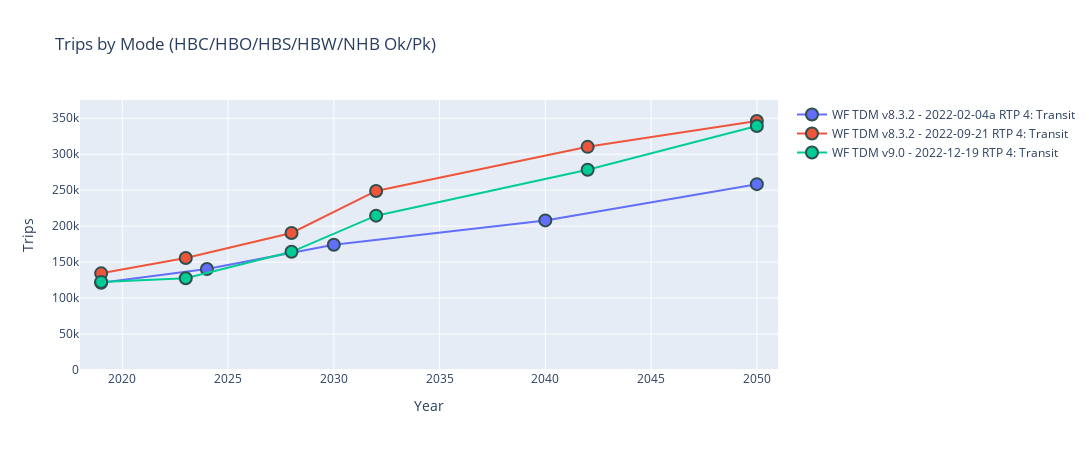
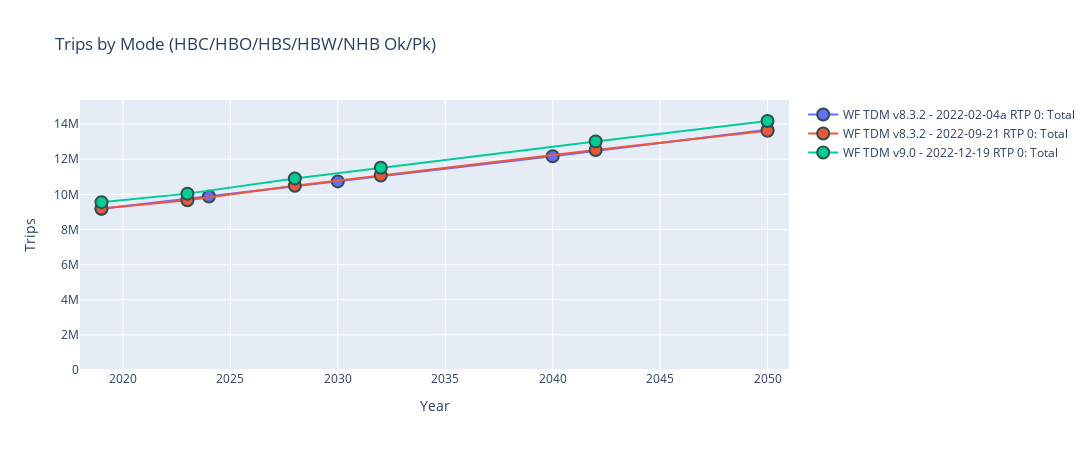
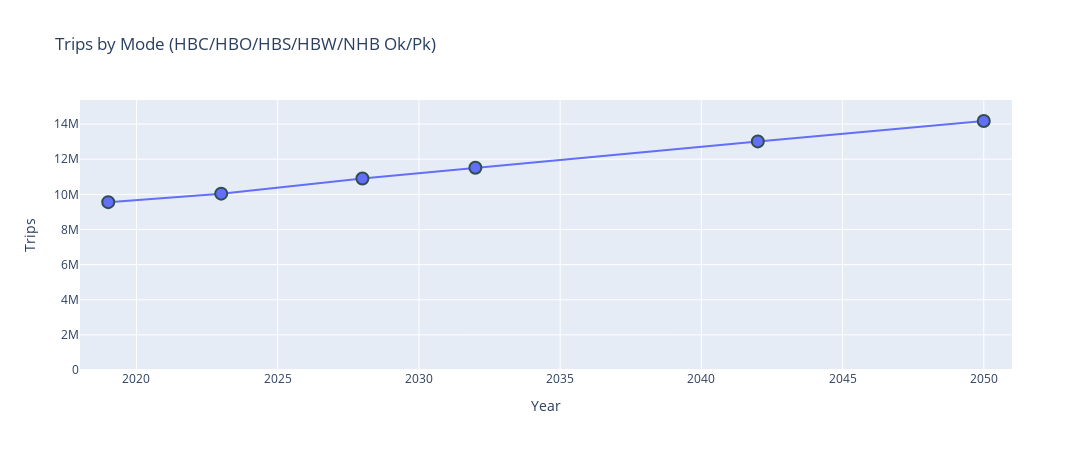
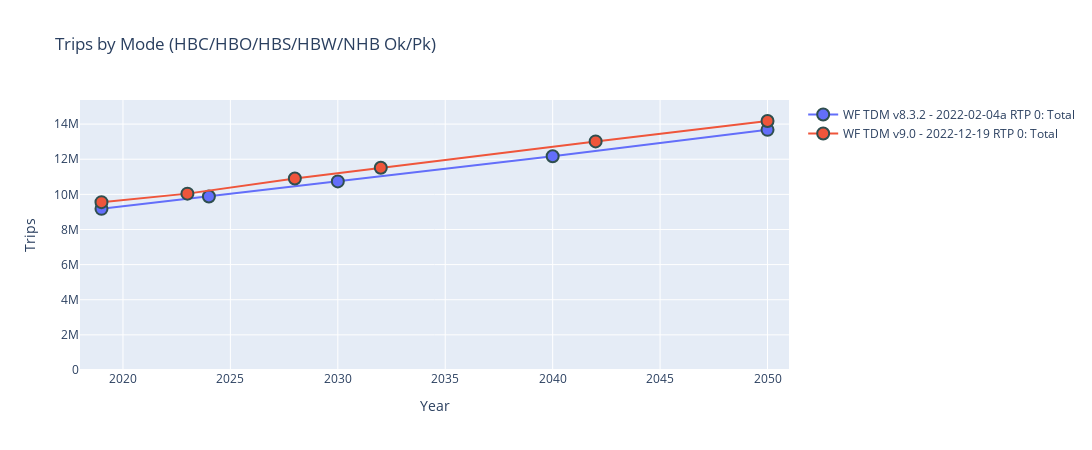

These figures' notebook cell, in order:
### Code cell
# MAKE INTERACTIVE CHART
py.offline.init_notebook_mode(connected=True)

lstTdmVersionWithDate = dfTransitSummaryPlotData['tdmVersionWithDate'].unique().tolist()
lstScenarioGroups     = dfTransitSummaryPlotData['scenarioGroup'     ].unique().tolist()
lstModes              = dfTransitSummaryPlotData['modeGroup'         ].unique().tolist()
lstTripPurp           = dfTransitSummaryPlotData['TRIPPURP'          ].unique().tolist()
lstPeriod             = dfTransitSummaryPlotData['PERIOD'            ].unique().tolist()

# remove include in all list
lstScenarioGroups = [i for i in lstScenarioGroups if i not in lstIncludeInAll] 

selectTdmVersionsWithDate = widgets.SelectMultiple(options=lstTdmVersionWithDate, value=(lstTdmVersionWithDate), description='TDM Version'   )
selectScenarioGroups      = widgets.SelectMultiple(options=lstScenarioGroups    , value=('RTP',               ), description='Scenario Group')
selectModes               = widgets.SelectMultiple(options=lstModes             , value=('4: Transit',        ), description='Mode Group'    )
selectTripPurps           = widgets.SelectMultiple(options=lstTripPurp          , value=(lstTripPurp          ), description='Purpose'       )
selectPeriods             = widgets.SelectMultiple(options=lstPeriod            , value=(lstPeriod            ), description='Periods'       )

#custom extents
#xmin = widgets.Text(value='0'  , description='X Min')
#xmax = widgets.Text(value='160' , description='X Max')
#ymin = widgets.Text(value='0'  , description='Y Min')
#ymax = widgets.Text(value='.10', description='Y Max')

widgets.interactive(update_plot, tdmVersionsWithDate=selectTdmVersionsWithDate, scenarioGroups=selectScenarioGroups, modeGroups=selectModes, trippurps=selectTripPurps , periods=selectPeriods)

#ADD RAW OBSERVED CURVES

### Figure 1 — Plotly figure (JSON) as saved in the notebook; plotly's stock layout.template omitted (floating-point values rounded to 4 significant figures)
{"data": [{"marker": {"line": {"color": "DarkSlateGrey", "width": 2}, "size": 12}, "mode": "markers+lines", "name": "WF TDM v8.3.2 - 2022-02-04a RTP 4: Transit", "type": "scatter", "x": [2019, 2024, 2030, 2040, 2050], "y": [121321, 140408, 174053, 207976, 258408]}, {"marker": {"line": {"color": "DarkSlateGrey", "width": 2}, "size": 12}, "mode": "markers+lines", "name": "WF TDM v8.3.2 - 2022-09-21 RTP 4: Transit", "type": "scatter", "x": [2019, 2023, 2028, 2032, 2042, 2050], "y": [134370, 155741, 190569, 248930, 310261, 346188]}, {"marker": {"line": {"color": "DarkSlateGrey", "width": 2}, "size": 12}, "mode": "markers+lines", "name": "WF TDM v9.0 - 2022-12-19 RTP 4: Transit", "type": "scatter", "x": [2019, 2023, 2028, 2032, 2042, 2050], "y": [122503, 127540, 164321, 214591, 278318, 339257]}], "layout": {"height": 450, "title": {"text": "Trips by Mode (HBC/HBO/HBS/HBW/NHB Ok/Pk)"}, "width": 1200, "xaxis": {"range": [2018, 2051], "title": {"text": "Year"}}, "yaxis": {"rangemode": "tozero", "title": {"text": "Trips"}}}}

### Figure 2 — Plotly figure (JSON) as saved in the notebook; plotly's stock layout.template omitted (floating-point values rounded to 4 significant figures)
{"data": [{"marker": {"line": {"color": "DarkSlateGrey", "width": 2}, "size": 12}, "mode": "markers+lines", "name": "WF TDM v8.3.2 - 2022-02-04a RTP 0: Total", "type": "scatter", "x": [2019, 2024, 2030, 2040, 2050], "y": [9174201, 9881306, 10738802, 12173986, 13672308]}, {"marker": {"line": {"color": "DarkSlateGrey", "width": 2}, "size": 12}, "mode": "markers+lines", "name": "WF TDM v8.3.2 - 2022-09-21 RTP 0: Total", "type": "scatter", "x": [2019, 2023, 2028, 2032, 2042, 2050], "y": [9189967, 9662779, 10486770, 11069943, 12523158, 13615645]}, {"marker": {"line": {"color": "DarkSlateGrey", "width": 2}, "size": 12}, "mode": "markers+lines", "name": "WF TDM v9.0 - 2022-12-19 RTP 0: Total", "type": "scatter", "x": [2019, 2023, 2028, 2032, 2042, 2050], "y": [9557675, 10041257, 10901818, 11516640, 13015861, 14176659]}], "layout": {"height": 450, "title": {"text": "Trips by Mode (HBC/HBO/HBS/HBW/NHB Ok/Pk)"}, "width": 1200, "xaxis": {"range": [2018, 2051], "title": {"text": "Year"}}, "yaxis": {"rangemode": "tozero", "title": {"text": "Trips"}}}}

### Figure 3 — Plotly figure (JSON) as saved in the notebook; plotly's stock layout.template omitted (floating-point values rounded to 4 significant figures)
{"data": [{"marker": {"line": {"color": "DarkSlateGrey", "width": 2}, "size": 12}, "mode": "markers+lines", "name": "WF TDM v9.0 - 2022-12-19 RTP 0: Total", "type": "scatter", "x": [2019, 2023, 2028, 2032, 2042, 2050], "y": [9557675, 10041257, 10901818, 11516640, 13015861, 14176659]}], "layout": {"height": 450, "title": {"text": "Trips by Mode (HBC/HBO/HBS/HBW/NHB Ok/Pk)"}, "width": 1200, "xaxis": {"range": [2018, 2051], "title": {"text": "Year"}}, "yaxis": {"rangemode": "tozero", "title": {"text": "Trips"}}}}

### Figure 4 — Plotly figure (JSON) as saved in the notebook; plotly's stock layout.template omitted (floating-point values rounded to 4 significant figures)
{"data": [{"marker": {"line": {"color": "DarkSlateGrey", "width": 2}, "size": 12}, "mode": "markers+lines", "name": "WF TDM v8.3.2 - 2022-02-04a RTP 0: Total", "type": "scatter", "x": [2019, 2024, 2030, 2040, 2050], "y": [9174201, 9881306, 10738802, 12173986, 13672308]}, {"marker": {"line": {"color": "DarkSlateGrey", "width": 2}, "size": 12}, "mode": "markers+lines", "name": "WF TDM v9.0 - 2022-12-19 RTP 0: Total", "type": "scatter", "x": [2019, 2023, 2028, 2032, 2042, 2050], "y": [9557675, 10041257, 10901818, 11516640, 13015861, 14176659]}], "layout": {"height": 450, "title": {"text": "Trips by Mode (HBC/HBO/HBS/HBW/NHB Ok/Pk)"}, "width": 1200, "xaxis": {"range": [2018, 2051], "title": {"text": "Year"}}, "yaxis": {"rangemode": "tozero", "title": {"text": "Trips"}}}}
